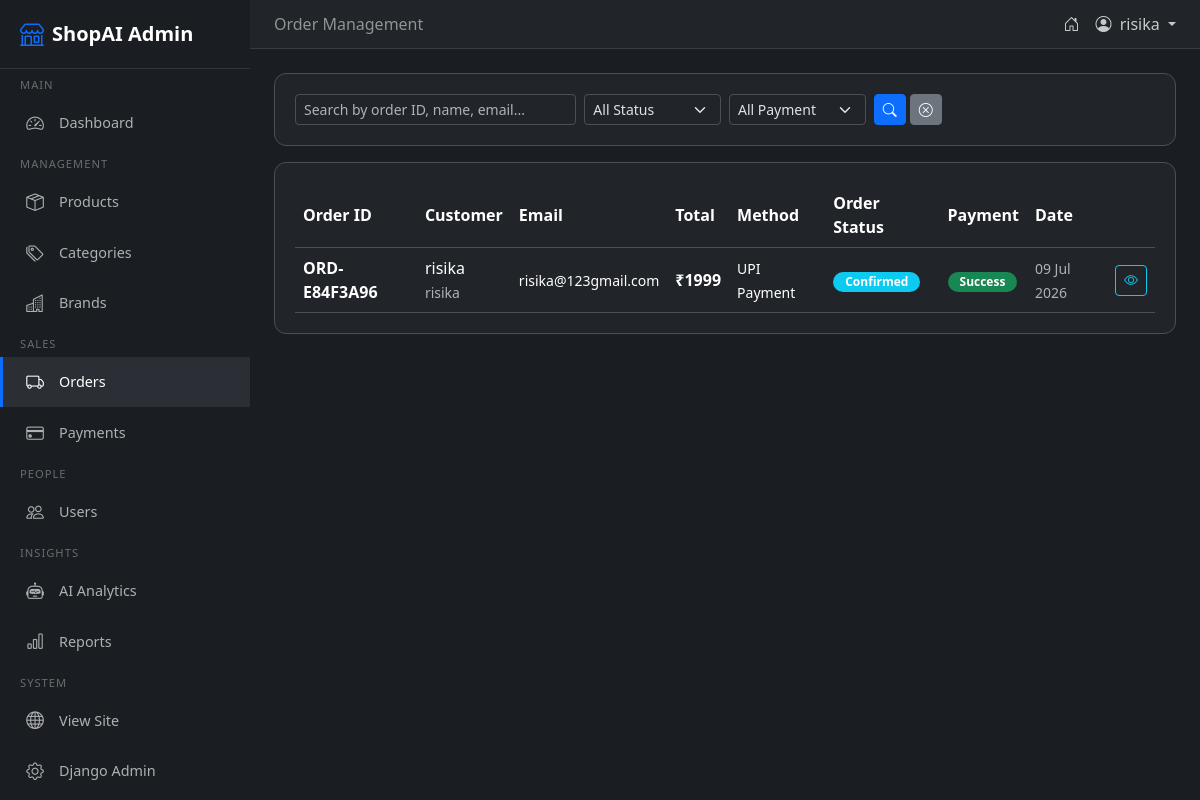
The app's page /admin-panel/orders/ (signed in), older data.
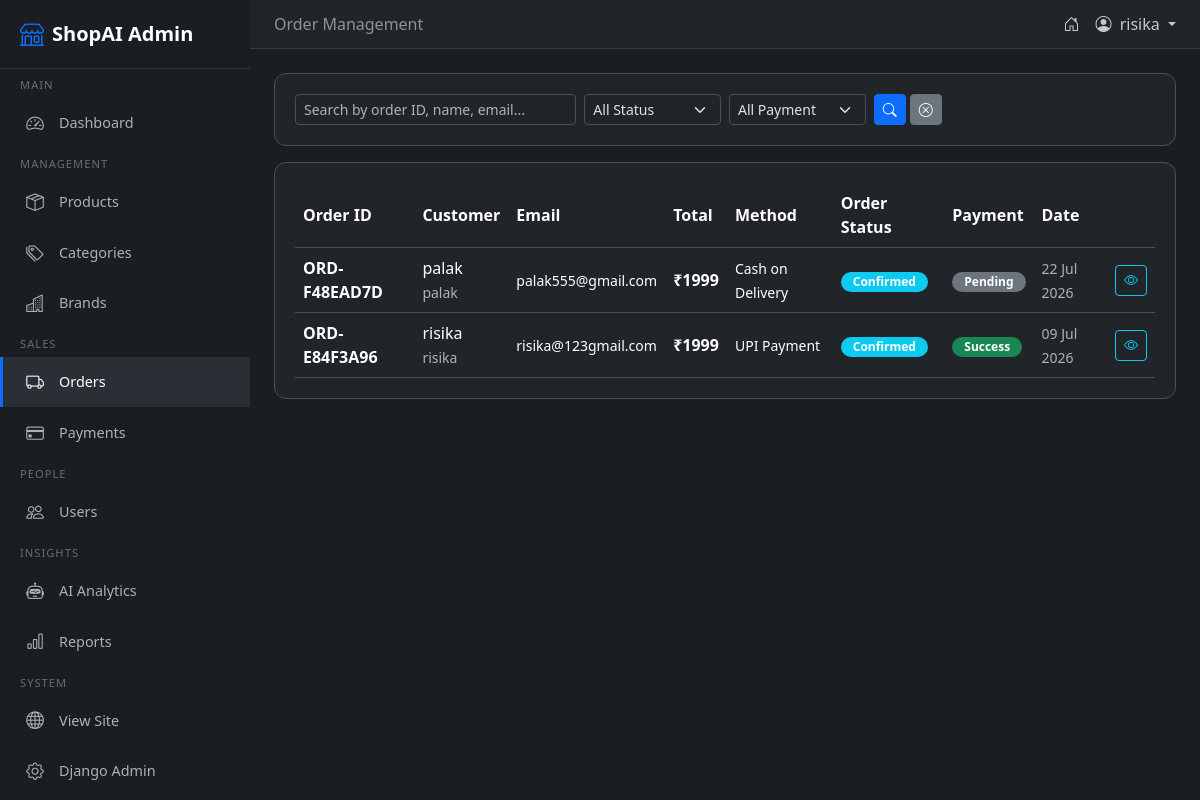
The same page, newer data.
### orders/models.py (models this page shows, shortened)
class Order(models.Model):
    PAYMENT_METHOD_CHOICES = [
        ('COD', 'Cash on Delivery'),
        ('UPI', 'UPI Payment'),
        ('CARD', 'Credit Card'),
        ('DEBIT', 'Debit Card'),
        ('NETBANKING', 'Net Banking'),
        ('WALLET', 'Wallet'),
        ('RAZORPAY', 'Razorpay'),
    ]
    PAYMENT_STATUS_CHOICES = [
        ('PENDING', 'Pending'),
        ('SUCCESS', 'Success'),
        ('FAILED', 'Failed'),
        ('REFUNDED', 'Refunded'),
    ]
    ORDER_STATUS_CHOICES = [
        ('PENDING', 'Pending'),
        ('CONFIRMED', 'Confirmed'),
        ('PACKED', 'Packed'),
        ('SHIPPED', 'Shipped'),
        ('DELIVERED', 'Delivered'),
        ('CANCELLED', 'Cancelled'),
    ]
    user = models.ForeignKey(settings.AUTH_USER_MODEL, on_delete=models.CASCADE, related_name='orders')
    order_id = models.CharField(max_length=20, unique=True, editable=False)
    name = models.CharField(max_length=200)
    email = models.EmailField()
    phone = models.CharField(max_length=15)
    address = models.TextField()
    city = models.CharField(max_length=100)
    state = models.CharField(max_length=100)
    pincode = models.CharField(max_length=10)
    total = models.DecimalField(max_digits=12, decimal_places=2, default=0)
    payment_method = models.CharField(max_length=20, choices=PAYMENT_METHOD_CHOICES)
    payment_status = models.CharField(max_length=20, choices=PAYMENT_STATUS_CHOICES, default='PENDING')
    order_status = models.CharField(max_length=20, choices=ORDER_STATUS_CHOICES, default='PENDING')
    razorpay_order_id = models.CharField(max_length=100, blank=True)
    razorpay_payment_id = models.CharField(max_length=100, blank=True)
    razorpay_signature = models.CharField(max_length=200, blank=True)
    created_at = models.DateTimeField(auto_now_add=True)
    updated_at = models.DateTimeField(auto_now=True)
    class Meta:
        ordering = ['-created_at']

### admin_panel/views.py (the view)
# urls.py: path('orders/', views.order_list, name='admin_orders'),
@admin_required
def order_list(request):
    q = request.GET.get('q', '')
    status = request.GET.get('status', '')
    pay_status = request.GET.get('pay_status', '')
    orders = Order.objects.select_related('user').prefetch_related('items')
    if q:
        orders = orders.filter(
            Q(order_id__icontains=q) | Q(name__icontains=q) |
            Q(user__username__icontains=q) | Q(email__icontains=q)
        )
    if status:
        orders = orders.filter(order_status=status)
    if pay_status:
        orders = orders.filter(payment_status=pay_status)
    orders = orders.order_by('-created_at')
    paginator = Paginator(orders, 20)
    page = request.GET.get('page', 1)
    orders_page = paginator.get_page(page)
    ctx = {
        'orders': orders_page,
        'q': q,
        'status': status,
        'pay_status': pay_status,
        'status_choices': Order.ORDER_STATUS_CHOICES,
        'pay_status_choices': Order.PAYMENT_STATUS_CHOICES,
        'paginator': paginator,
    }
    return render(request, 'admin_panel/order_list.html', ctx)

### admin_panel/templates/admin_panel/order_list.html (shortened to what this page needs)
{% extends 'admin_panel/admin_base.html' %}
{% load static %}
{% block page_title %}Order Management{% endblock %}
{% block content %}
<div class="stat-card mb-3">
    <form method="get" class="row g-2 align-items-end">
        <div class="col-md-4"><input type="text" name="q" class="form-control form-control-sm" placeholder="Search by order ID, name, email..." value="{{ q }}"></div>
        <div class="col-md-2"><select name="status" class="form-select form-select-sm"><option value="">All Status</option></select></div>
        <div class="col-md-2"><select name="pay_status" class="form-select form-select-sm"><option value="">All Payment</option></select></div>
        <div class="col-md-2 d-flex gap-1"><button type="submit" class="btn btn-sm btn-primary"><i class="bi bi-search"></i></button><a href="{% url 'admin_orders' %}" class="btn btn-sm btn-secondary"><i class="bi bi-x-circle"></i></a></div>
    </form>
</div>
<div class="stat-card">
    <div class="table-container">
        <table class="table table-hover mb-0">
            <thead><tr><th>Order ID</th><th>Customer</th><th>Email</th><th>Total</th><th>Method</th><th>Order Status</th><th>Payment</th><th>Date</th><th></th></tr></thead>
            <tbody>
                {% for o in orders %}
                <tr>
                    <td><strong>{{ o.order_id }}</strong></td>
                    <td>{{ o.name }}<br><small class="text-muted">{{ o.user.username }}</small></td>
                    <td><small>{{ o.email }}</small></td>
                    <td><strong>₹{{ o.total|floatformat:0 }}</strong></td>
                    <td><small>{{ o.get_payment_method_display }}</small></td>
                    <td>
                        <span class="badge status-badge bg-{% if o.order_status == 'DELIVERED' %}success{% elif o.order_status == 'CANCELLED' %}danger{% elif o.order_status == 'PENDING' %}warning text-dark{% elif o.order_status == 'CONFIRMED' %}info{% elif o.order_status == 'PACKED' %}primary{% elif o.order_status == 'SHIPPED' %}teal{% endif %}">
                            {{ o.get_order_status_display }}
                        </span>
                    </td>
                    <td><span class="badge bg-{% if o.payment_status == 'SUCCESS' %}success{% elif o.payment_status == 'FAILED' %}danger{% elif o.payment_status == 'REFUNDED' %}warning text-dark{% else %}secondary{% endif %} status-badge">{{ o.get_payment_status_display }}</span></td>
                    <td><small class="text-muted">{{ o.created_at|date:"d M Y" }}</small></td>
                    <td><a href="{% url 'admin_order_detail' o.pk %}" class="btn btn-sm btn-outline-info"><i class="bi bi-eye"></i></a></td>
                </tr>
                {% empty %}
                <tr><td colspan="9" class="text-center text-muted py-4">No orders found</td></tr>
                {% endfor %}
            </tbody>
        </table>
    </div>
</div>
{% endblock %}

### admin_panel/templates/admin_panel/admin_base.html (shortened to what this page needs)
<!DOCTYPE html>
{% load static %}
<html lang="en" data-bs-theme="dark">
<head>
    <link href="https://cdn.jsdelivr.net/npm/bootstrap@5.3.3/dist/css/bootstrap.min.css" rel="stylesheet">
    <link rel="stylesheet" href="https://cdn.jsdelivr.net/npm/bootstrap-icons@1.11.3/font/bootstrap-icons.min.css">
</head>
<body>
    <aside class="sidebar" id="adminSidebar">
        <div class="sidebar-brand">
            <i class="bi bi-shop"></i> ShopAI Admin
        </div>
        <div class="sidebar-section">Main</div>
        <a href="{% url 'admin_dashboard' %}" class="nav-link {% if request.resolver_match.url_name == 'admin_dashboard' %}active{% endif %}">
            <i class="bi bi-speedometer2"></i> Dashboard
        </a>
        <div class="sidebar-section">Management</div>
        <a href="{% url 'admin_products' %}" class="nav-link {% if 'products' in request.path and 'admin_' in request.path %}active{% endif %}">
            <i class="bi bi-box-seam"></i> Products
        </a>
        <a href="{% url 'admin_categories' %}" class="nav-link {% if 'categories' in request.path %}active{% endif %}">
            <i class="bi bi-tags"></i> Categories
        </a>
        <a href="{% url 'admin_brands' %}" class="nav-link {% if 'brands' in request.path %}active{% endif %}">
            <i class="bi bi-buildings"></i> Brands
        </a>
        <div class="sidebar-section">Sales</div>
        <a href="{% url 'admin_orders' %}" class="nav-link {% if 'orders' in request.path %}active{% endif %}">
            <i class="bi bi-truck"></i> Orders
        </a>
        <a href="{% url 'admin_payments' %}" class="nav-link {% if 'payments' in request.path %}active{% endif %}">
            <i class="bi bi-credit-card"></i> Payments
        </a>
        <div class="sidebar-section">People</div>
        <a href="{% url 'admin_users' %}" class="nav-link {% if 'users' in request.path %}active{% endif %}">
            <i class="bi bi-people"></i> Users
        </a>
        <div class="sidebar-section">Insights</div>
        <a href="{% url 'admin_ai_analytics' %}" class="nav-link {% if 'ai-analytics' in request.path %}active{% endif %}">
            <i class="bi bi-robot"></i> AI Analytics
        </a>
        <a href="{% url 'admin_reports' %}" class="nav-link {% if 'reports' in request.path %}active{% endif %}">
            <i class="bi bi-bar-chart"></i> Reports
        </a>
        <div class="sidebar-section">System</div>
        <a href="{% url 'home' %}" class="nav-link">
            <i class="bi bi-globe"></i> View Site
        </a>
        <a href="{% url 'admin:index' %}" class="nav-link">
            <i class="bi bi-gear"></i> Django Admin
        </a>
    </aside>
    <div class="main-content" id="mainContent">
        <nav class="navbar-custom">
            <div class="d-flex align-items-center gap-3">
                <span class="text-white-50 d-none d-sm-inline">{% block page_title %}Dashboard{% endblock %}</span>
            </div>
            <div class="d-flex align-items-center gap-3">
                <a href="{% url 'home' %}" class="nav-item text-decoration-none" title="View Site">
                    <i class="bi bi-house-door"></i>
                </a>
                <div class="dropdown">
                    <a class="nav-item text-decoration-none dropdown-toggle" href="#" role="button" data-bs-toggle="dropdown">
                        <i class="bi bi-person-circle"></i>
                        <span class="d-none d-sm-inline ms-1">{{ user.username }}</span>
                    </a>
                </div>
            </div>
        </nav>
        <div class="page-content">
            {% block content %}{% endblock %}
        </div>
    </div>
</body>
</html>

### admin_panel/templates/admin_panel/admin_base.html (style rules this page uses)
:root { --sidebar-width: 250px; --sidebar-bg: #1a1d21; --sidebar-hover: #2b2f35; --sidebar-active: #0d6efd; --navbar-bg: #212529; --content-bg: #f8f9fa; }
[data-bs-theme="dark"] { --content-bg: #1a1d21; }
* { margin: 0; padding: 0; box-sizing: border-box; }
body { font-family: 'Segoe UI', Tahoma, Geneva, Verdana, sans-serif; background: var(--content-bg); overflow-x: hidden; }
.sidebar { position: fixed; top: 0; left: 0; width: var(--sidebar-width); height: 100vh; background: var(--sidebar-bg); z-index: 1000; transition: transform 0.3s ease; overflow-y: auto; }
.sidebar-brand { padding: 1rem 1.25rem; font-size: 1.25rem; font-weight: 700; border-bottom: 1px solid rgba(255,255,255,0.1); color: #fff; display: flex; align-items: center; gap: 0.5rem; }
.sidebar-brand i { font-size: 1.5rem; color: #0d6efd; }
.sidebar .nav-link { padding: 0.75rem 1.25rem; color: rgba(255,255,255,0.65); display: flex; align-items: center; gap: 0.75rem; transition: all 0.2s; border-left: 3px solid transparent; font-size: 0.9rem; }
.sidebar .nav-link.active { background: var(--sidebar-hover); color: #fff; border-left-color: var(--sidebar-active); }
.sidebar .nav-link i { font-size: 1.1rem; width: 1.5rem; text-align: center; }
.sidebar-section { padding: 0.5rem 1.25rem 0.25rem; font-size: 0.7rem; text-transform: uppercase; letter-spacing: 1px; color: rgba(255,255,255,0.35); }
.main-content { margin-left: var(--sidebar-width); min-height: 100vh; transition: margin-left 0.3s ease; }
.navbar-custom { background: var(--navbar-bg); padding: 0.75rem 1.5rem; border-bottom: 1px solid rgba(255,255,255,0.1); display: flex; align-items: center; justify-content: space-between; }
.navbar-custom .nav-item { color: rgba(255,255,255,0.75); cursor: pointer; }
.page-content { padding: 1.5rem; }
.stat-card { background: var(--bs-body-bg); border: 1px solid var(--bs-border-color); border-radius: 0.75rem; padding: 1.25rem; transition: transform 0.2s, box-shadow 0.2s; }
.status-badge { font-size: 0.75rem; padding: 0.25rem 0.75rem; border-radius: 50px; }
.table > :not(caption) > * > * { vertical-align: middle; }
.table-container { overflow-x: auto; }

Row changes from the older to the newer data that the page shows:
added Order: order_id "ORD-F48EAD7D", name "palak", user.username "palak", email "palak555@gmail.com", total "1999", payment_method "Cash on Delivery", order_status "Confirmed", payment_status "Pending", created_at "22 Jul 2026"
